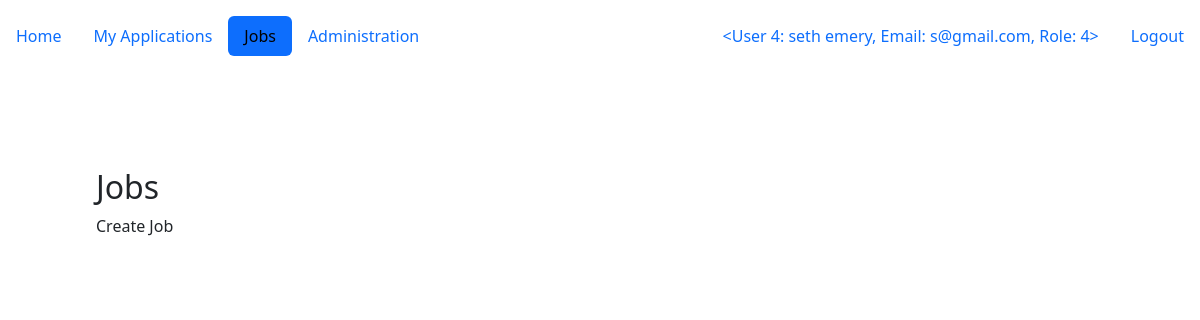
/jobs (signed in), run on an earlier commit of the app's database.
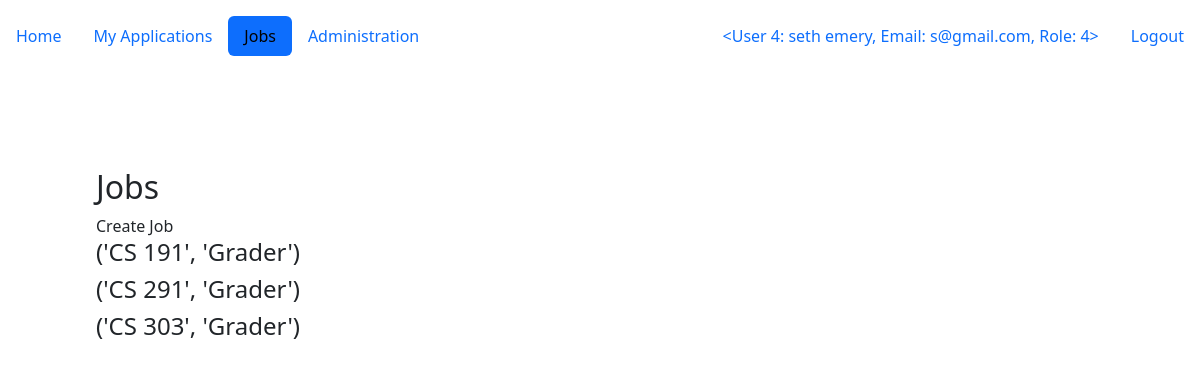
And on a later commit of the database.
### gta/model/models.py (models this page shows)
class Jobs(db.Model):
    __tablename__ = "Jobs"
    job_id = db.Column(db.Integer,autoincrement=True, primary_key=True )
    role_id = db.Column(db.Integer, db.ForeignKey("Roles.role_id"))
    course_required = db.Column(db.Integer, db.ForeignKey("Courses.course_id"))
    certification_required = db.Column(db.Boolean, nullable=False)
    status = db.Column(db.Boolean, nullable=False)
    user_id = db.Column(db.Integer, db.ForeignKey("Users.user_id"))

class Courses(db.Model):
    __tablename__ = "Courses"
    course_id = db.Column(db.Integer, primary_key=True)
    course_name = db.Column(db.String(25), nullable=False)
    course_level = db.Column(db.String(50), nullable=False)
    major_id = db.Column(db.Integer, db.ForeignKey("Majors.major_id"))

class Roles(db.Model):
    __tablename__ = "Roles"
    role_id = db.Column(db.Integer, primary_key=True)
    role_name = db.Column(db.String(25), nullable=False)

### gta/main/routes.py (the view)
@mbp.route('/jobs', methods=['GET'])
@login_required
def JobsPage():
    with app.app_context():
        resj = db.session.execute(db.select(Courses.course_name, Jobs.certification_required, Roles.role_name).where(Jobs.user_id == session["_user_id"]).where(Jobs.role_id == Roles.role_id).where(Jobs.course_required == Courses.course_id)).all()
    for r in resj:
        print(r)
    jobs = [r for r in resj]
    return render_template('jobs.html', jobs = resj)

### gta/main/routes.py (called while the page is built)
@login_manager.user_loader
def load_user(user_id):
    return Users.query.get(int(user_id))

### gta/model/models.py (called while the page is built)
    def __repr__(self):
        return f"<User {self.user_id}: {self.user_fname} {self.user_lname}, Email: {self.user_email}, Role: {self.role}>"

### gta/templates/jobs.html
{% extends 'base.html' %}
{% block content %}
<h2>Jobs</h2>
{{render_nav_item('form.CreateJobPage', 'Create Job')}}
{% for j in jobs %}
    <h4>{{ j[0], j[2] }}</h4>
{% endfor %}
{% endblock %}

What changed in the data, as far as the page shows it:
added Jobs: role_name "('CS 191', 'Grader')"
added Jobs: role_name "('CS 291', 'Grader')"
added Jobs: role_name "('CS 303', 'Grader')"
